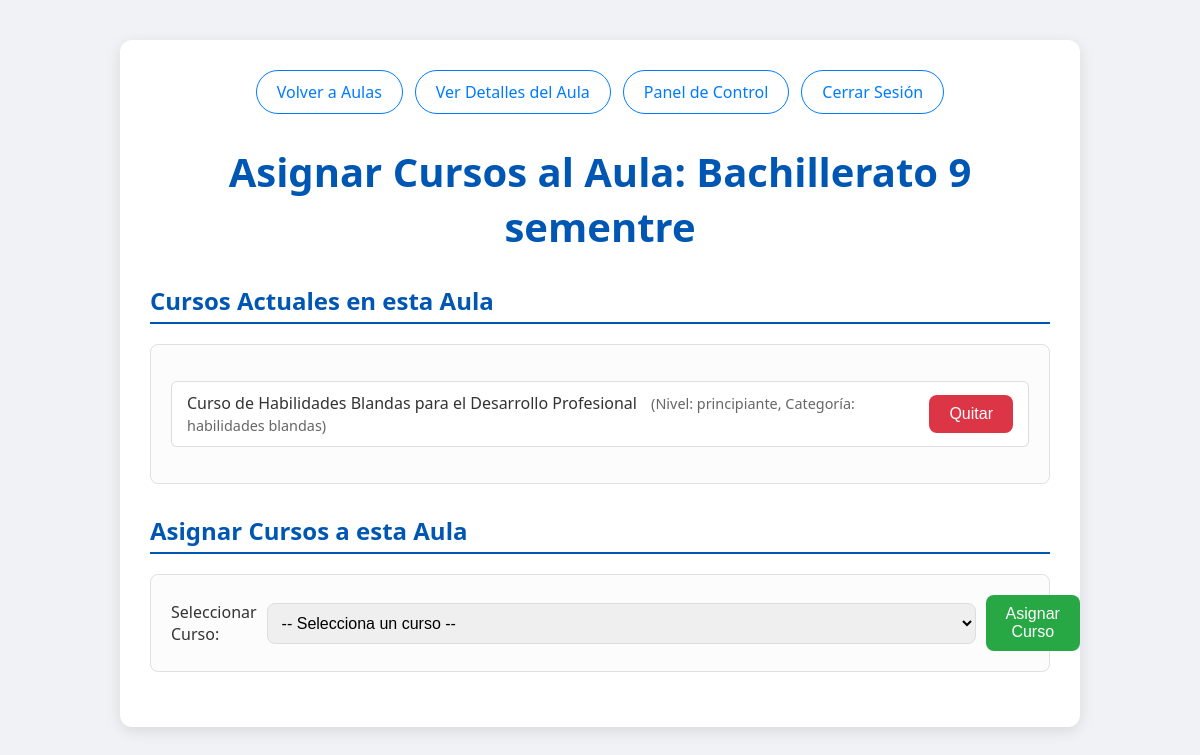
The app's page /paginas/aulas/asignar_cursos_aula.php?id_aula=2 (signed in) with its own data.
### tables this page shows
CREATE TABLE `aulas` (
  `id_aula` int(11) NOT NULL,
  `nombre_aula` varchar(255) NOT NULL,
  `descripcion` text DEFAULT NULL,
  `id_profesor` int(11) NOT NULL,
  `codigo_invitacion` varchar(50) DEFAULT NULL,
  `fecha_creacion` datetime DEFAULT current_timestamp()
);

CREATE TABLE `cursos` (
  `id_curso` int(11) NOT NULL,
  `nombre_curso` varchar(100) NOT NULL,
  `descripcion` text DEFAULT NULL,
  `id_profesor` int(11) DEFAULT NULL,
  `nivel_dificultad` enum('principiante','intermedio','avanzado') DEFAULT NULL,
  `categoria` varchar(50) DEFAULT NULL,
  `imagen_portada` varchar(255) DEFAULT NULL,
  `fecha_creacion` datetime DEFAULT current_timestamp(),
  `estado` enum('activo','inactivo','en_edicion') DEFAULT 'activo',
  `precio` decimal(10,2) DEFAULT 0.00
);

### paginas/aulas/asignar_cursos_aula.php (the view, shortened to what this page needs)
<?php
include_once '../../includes/db.php';
$aula = null;
$cursos_aula = [];
$cursos_disponibles = [];
if (isset($_GET['id_aula']) && is_numeric($_GET['id_aula'])) {
    $id_aula = (int)$_GET['id_aula'];
    $sql_aula = "SELECT id_aula, nombre_aula, id_profesor FROM aulas WHERE id_aula = ?";
    $stmt_aula = $conexion->prepare($sql_aula);
    $stmt_aula->bind_param("i", $id_aula);
    $stmt_aula->execute();
    $resultado_aula = $stmt_aula->get_result();
    if ($resultado_aula->num_rows > 0) {
        $aula = $resultado_aula->fetch_assoc();
        $sql_cursos_aula = "SELECT c.id_curso, c.nombre_curso, c.nivel_dificultad, c.categoria
                             FROM aula_cursos ac
                             INNER JOIN cursos c ON ac.id_curso = c.id_curso
                             WHERE ac.id_aula = ?
                             ORDER BY c.nombre_curso";
        $stmt_cursos_aula = $conexion->prepare($sql_cursos_aula);
        $stmt_cursos_aula->bind_param("i", $id_aula);
        $stmt_cursos_aula->execute();
        $resultado_cursos_aula = $stmt_cursos_aula->get_result();
        while ($fila = $resultado_cursos_aula->fetch_assoc()) {
            $cursos_aula[] = $fila;
        }
        $sql_cursos_disponibles = "SELECT id_curso, nombre_curso, nivel_dificultad, categoria
                                    FROM cursos
                                    WHERE id_curso NOT IN (SELECT id_curso FROM aula_cursos WHERE id_aula = ?)";
        $params_disp = [$id_aula];
        $types_disp = "i";
        $sql_cursos_disponibles .= " ORDER BY nombre_curso";
        $stmt_cursos_disponibles = $conexion->prepare($sql_cursos_disponibles);
        $stmt_cursos_disponibles->bind_param($types_disp, ...$params_disp);
        $stmt_cursos_disponibles->execute();
        $resultado_cursos_disponibles = $stmt_cursos_disponibles->get_result();
        while ($fila = $resultado_cursos_disponibles->fetch_assoc()) {
            $cursos_disponibles[] = $fila;
        }
    } else {
        $mensaje_error = "Aula no encontrada.";
    }
} else {
    $mensaje_error = "ID de aula no especificado o inválido.";
}
?>
<!DOCTYPE html>
<html lang="es">
<head>
</head>
<body>
    <div class="container">
        <div class="navegacion">
            <a href="<?php echo RUTA_BASE; ?>paginas/aulas/listar_aulas.php">Volver a Aulas</a>
            <a href="<?php echo RUTA_BASE; ?>paginas/aulas/ver_aula.php?id=<?php echo htmlspecialchars($id_aula); ?>">Ver Detalles del Aula</a>
            <a href="<?php echo RUTA_BASE; ?>dashboard.php">Panel de Control</a>
            <a href="<?php echo RUTA_BASE; ?>cerrar_sesion.php">Cerrar Sesión</a>
        </div>
        <h1>Asignar Cursos al Aula: <?php echo htmlspecialchars($aula['nombre_aula'] ?? 'Error'); ?></h1>
        <?php if (!$aula): ?>
            <p class="mensaje-error">No se pudo cargar la información del aula.</p>
        <?php else: ?>
            <h2 class="section-title">Cursos Actuales en esta Aula</h2>
            <div class="list-container">
                <?php if (!empty($cursos_aula)): ?>
                    <ul>
                        <?php foreach ($cursos_aula as $curso): ?>
                            <li>
                                <div class="list-item-info">
                                    <span><?php echo htmlspecialchars($curso['nombre_curso']); ?></span>
                                    <small>(Nivel: <?php echo htmlspecialchars($curso['nivel_dificultad']); ?>, Categoría: <?php echo htmlspecialchars($curso['categoria']); ?>)</small>
                                </div>
                                <form action="" method="POST" class="actions-form">
                                    <button type="submit" class="btn-quitar" onclick="return confirm('¿Estás seguro de que quieres desasignar este curso del aula?');">Quitar</button>
                                </form>
                            </li>
                        <?php endforeach; ?>
                    </ul>
                <?php else: ?>
                    <p class="no-items">No hay cursos asignados a esta aula.</p>
                <?php endif; ?>
            </div>
            <h2 class="section-title">Asignar Cursos a esta Aula</h2>
            <div class="list-container">
                <?php if (!empty($cursos_disponibles)): ?>
                    <form action="" method="POST" class="actions-form">
                        <label for="id_curso_a_asignar" class="sr-only">Seleccionar Curso:</label>
                        <select id="id_curso_a_asignar" name="id_curso_a_asignar" required>
                            <option value="">-- Selecciona un curso --</option>
                        </select>
                        <button type="submit" class="btn-agregar">Asignar Curso</button>
                    </form>
                <?php else: ?>
                    <p class="no-items">No hay cursos disponibles para asignar o todos tus cursos ya están asignados a esta aula (o eres admin y no hay más cursos).</p>
                <?php endif; ?>
            </div>
        <?php endif; ?>
    </div>
</body>
</html>

### paginas/aulas/asignar_cursos_aula.php (style rules this page uses)
body { font-family: 'Segoe UI', Tahoma, Geneva, Verdana, sans-serif; margin: 0; padding: 20px; background-color: #f0f2f5; color: #333; }
.container { max-width: 900px; margin: 20px auto; padding: 30px; background-color: #ffffff; border-radius: 12px; box-shadow: 0 4px 15px rgba(0,0,0,0.1); }
h1 { text-align: center; color: #0056b3; margin-bottom: 30px; font-size: 2.5em; font-weight: 600; }
.navegacion { margin-bottom: 30px; text-align: center; display: flex; justify-content: center; flex-wrap: wrap; gap: 12px; }
.navegacion a { text-decoration: none; color: #007bff; padding: 10px 20px; border: 1px solid #007bff; border-radius: 25px; transition: background-color 0.3s ease, color 0.3s ease, transform 0.2s ease; font-weight: 500; white-space: nowrap; }
.section-title { color: #0056b3; border-bottom: 2px solid #0056b3; padding-bottom: 5px; margin-top: 30px; margin-bottom: 20px; }
.list-container { border: 1px solid #e0e0e0; border-radius: 8px; padding: 20px; background-color: #fcfcfc; margin-bottom: 25px; }
.list-container ul { list-style: none; padding: 0; max-height: 300px; overflow-y: auto; }
.list-container li { background-color: #ffffff; border: 1px solid #ddd; border-radius: 6px; margin-bottom: 8px; padding: 10px 15px; display: flex; justify-content: space-between; align-items: center; box-shadow: 0 1px 3px rgba(0,0,0,0.05); }
.list-container li:last-child { margin-bottom: 0; }
.list-item-info span { font-weight: 500; color: #333; }
.list-item-info small { color: #666; font-size: 0.9em; margin-left: 10px; }
.actions-form { display: flex; gap: 10px; align-items: center; }
.actions-form select { padding: 10px; border: 1px solid #ddd; border-radius: 8px; font-size: 1em; flex-grow: 1; }
.actions-form button { padding: 10px 20px; border: none; border-radius: 8px; cursor: pointer; font-size: 1em; transition: background-color 0.3s ease; }
.btn-agregar { background-color: #28a745; color: white; }
.btn-quitar { background-color: #dc3545; color: white; }

### records on screen
aulas: nombre_aula "Bachillerato 9 sementre"
cursos: nombre_curso "Curso de Habilidades Blandas para el Desarrollo Profesional", nivel_dificultad "principiante", categoria "habilidades blandas"
